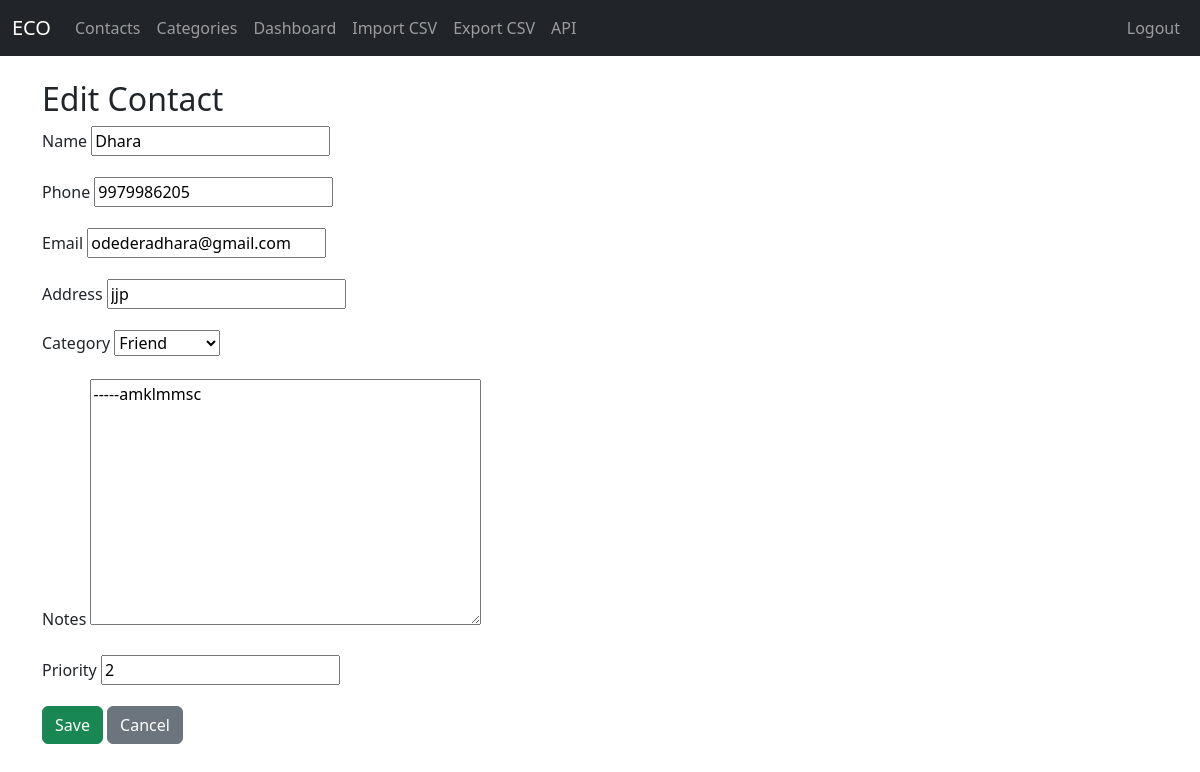
The page /contacts/2/edit/ (signed in) on the database its author committed.
### contacts/models.py (models this page shows, shortened)
class Contact(models.Model):
    user = models.ForeignKey(User, on_delete=models.CASCADE)
    name = models.CharField(max_length=100)
    phone = models.CharField(max_length=20)
    email = models.EmailField(blank=True)
    address = models.CharField(max_length=255, blank=True)
    category = models.ForeignKey(Category, on_delete=models.SET_NULL, null=True, blank=True)
    notes = models.TextField(blank=True)
    priority = models.IntegerField(default=0)
    created_at = models.DateTimeField(auto_now_add=True)
    updated_at = models.DateTimeField(auto_now=True)

### contacts/views.py (the view)
# urls.py: path('contacts/<int:pk>/edit/', views.contact_edit, name='contact_edit'),
@login_required
def contact_edit(request, pk):
    contact = get_object_or_404(Contact, pk=pk, user=request.user)
    if request.method == 'POST':
        form = ContactForm(request.POST, instance=contact)
        if form.is_valid():
            form.save()
            messages.success(request, 'Contact updated!')
            return redirect('contact_list')
    else:
        form = ContactForm(instance=contact)
    return render(request, 'contacts/contact_form.html', {'form': form, 'contact': contact})

### contacts/forms.py
class ContactForm(forms.ModelForm):
    class Meta:
        model = Contact
        fields = ['name', 'phone', 'email', 'address', 'category', 'notes', 'priority']

### contacts/models.py (called while the page is built)
    def __str__(self):
        return self.name

### contacts/templates/contacts/contact_form.html (shortened to what this page needs)
{% extends 'contacts/base.html' %}
{% block content %}
<h2>{% if contact %}Edit{% else %}Add{% endif %} Contact</h2>
<form method="post">
    <div class="mb-3">
        <label for="id_name" class="form-label">Name</label>
        {{ form.name }}
    </div>
    <div class="mb-3">
        <label for="id_phone" class="form-label">Phone</label>
        {{ form.phone }}
    </div>
    <div class="mb-3">
        <label for="id_email" class="form-label">Email</label>
        {{ form.email }}
    </div>
    <div class="mb-3">
        <label for="id_address" class="form-label">Address</label>
        {{ form.address }}
    </div>
    <div class="mb-3">
        <label for="id_category" class="form-label">Category</label>
        {{ form.category }}
    </div>
    <div class="mb-3">
        <label for="id_notes" class="form-label">Notes</label>
        {{ form.notes }}
    </div>
    <div class="mb-3">
        <label for="id_priority" class="form-label">Priority</label>
        {{ form.priority }}
    </div>
    <button type="submit" class="btn btn-success">Save</button>
    <a href="/contacts/" class="btn btn-secondary">Cancel</a>
</form>
{% endblock %}

### rows shown on the page
Contact: name "Dhara", phone "9979986205", email "odederadhara@gmail.com", address "jjp", category "Friend", notes "-----amklmmsc", priority "2"
